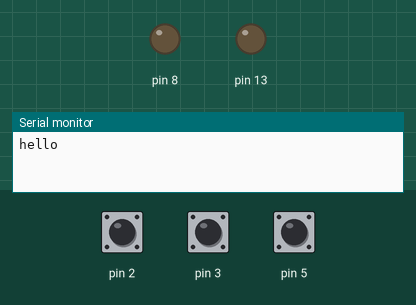
Simulated run of this sketch. Board: Arduino Uno, built with avr-gcc and run on an emulated ATmega328P. On the bench: output pins drawn as LEDs (lit = HIGH), the last lines printed to the serial monitor. The test bench sets the inputs (shaded band); at power-on: pin 2 HIGH, pin 3 HIGH, pin 5 HIGH.

Above: at 1.2 s.
1.3 s: pin 2 pulled LOW for 0.15 s
At 1.37 s:
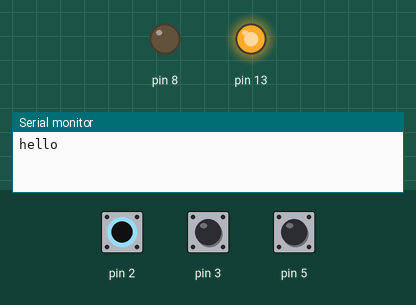
2.9 s: pin 3 pulled LOW for 0.15 s
4.5 s: pin 2 pulled LOW for 3.2 s
At 10.5 s:
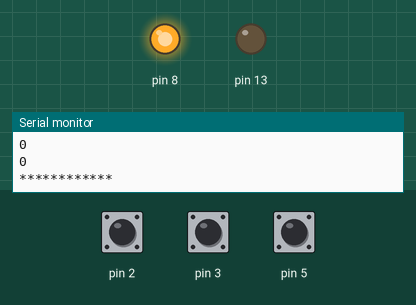
10.7 s: pin 2 pulled LOW for 1 s
At 11.5 s:
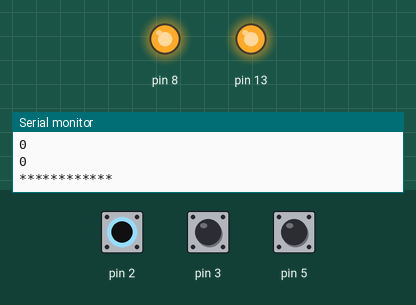
13.2 s: pin 3 pulled LOW for 3.2 s
Timing chart, 0 to 17.4 s (numbered marks = the images above; inputs shaded):
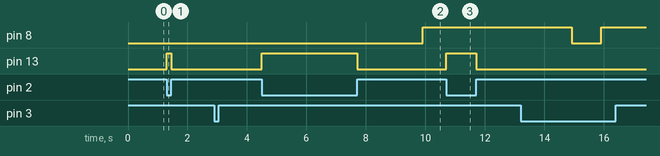

The sketch:

FlagTimer.ino
```cpp
int flagInput;
int mainTimer;
int secondTimer;
int mainTimerTarget = 900;
int secondTimerTarget = 60;
unsigned long temptTimer;
bool gameRunning = false;
bool delayStart = false;
int delayStartTimer;
int delayStartTimerTarget = 5;
bool defence = false;
int abortGameTimer;
bool abortGame = false;


void setup() {
  //start serial connection
  Serial.begin(9600);
  Serial.println("hello");
  //configure pin 2 as an input and enable the internal pull-up resistor
  pinMode(2, INPUT_PULLUP);
  pinMode(3, INPUT_PULLUP);
  pinMode(5, INPUT_PULLUP);
  pinMode(8, OUTPUT);
  pinMode(13, OUTPUT);
  flagInput = 0;
  temptTimer = 0;
  mainTimer = 0;
  secondTimer = 0;
  temptTimer = millis();
  abortGameTimer = 0;

}

void loop() {
  updateTimer();
  startGame();
  //read the pushbutton value into a variable
  readInput();
  //print out the value of the pushbutton
  if (!flagInput) {
    digitalWrite(13, HIGH);
  } else {
    digitalWrite(13, LOW);
  }
  // Keep in mind the pull-up means the pushbutton's logic is inverted. It goes
  // HIGH when it's open, and LOW when it's pressed. Turn on pin 13 when the
  // button's pressed, and off when it's not:
  if (mainTimer > mainTimerTarget || secondTimer > secondTimerTarget) {
    endGame();
  }

}


void readInput() {
  flagInput = digitalRead(2);
  delayStart = digitalRead(5);
}

void updateTimer() {
  if (gameRunning && (millis() - temptTimer > 1000)) {
    temptTimer = millis();
    startSignal();
    if ((delayStartTimerTarget < delayStartTimer) || !delayStart) {
      if (flagInput && mainTimer == 0) {
        defence = true;
      }
      mainTimer++;

    } else {
      delayStartTimer++;
    }
    if (flagInput && mainTimer > 0 && !defence ) {
      secondTimer++;
    } else if (!flagInput && mainTimer && defence > 0) {
      secondTimer++;
    } else {
      secondTimer = 0;
    }
    Serial.println(mainTimer);
    Serial.println(delayStart);
    Serial.println(flagInput);
    Serial.println(abortGameTimer);
    Serial.println(abortGame);
    Serial.println("************");
  }

}
void startGame() {
  if (!digitalRead(3)) {
    if(gameRunning && mainTimer > 0){
      if(!abortGame){
      abortGameTimer = mainTimer;
      abortGame = true;
      }
      if(abortGame && mainTimer - abortGameTimer > 2){
      Serial.println("stop her");
      endGame();
      }
    }
    else{

      gameRunning = true;
  }
  }
  else{
    abortGame = false;
  }
}

void endGame() {
  endSignal();

  digitalWrite(13, HIGH);
  Serial.println("done");
  mainTimer = 0;
  secondTimer = 0;
  delayStartTimer = 0;
  gameRunning = false;
  defence = false;

}

void startSignal() {
  if (mainTimer > 0 && mainTimer < 6) {
    digitalWrite(8, HIGH);
  }
  else {
    digitalWrite(8, LOW);
  }

}
void endSignal() {
  Serial.println("derp");
  for (int i = 0; i < 3; i++) {
    digitalWrite(8, HIGH);
    delay(5000);
    digitalWrite(8, LOW);
    delay(3000);
    Serial.println("stop");
  }
}
```

Measured:
- after the input at 1.3 s, pin 13: LOW → HIGH at once, → LOW 0.15 s later
- after the input at 4.5 s, pin 13: LOW → HIGH at once, → LOW 3.2 s later
- after the input at 10.7 s, pin 13: LOW → HIGH at once, → LOW 1.0 s later
